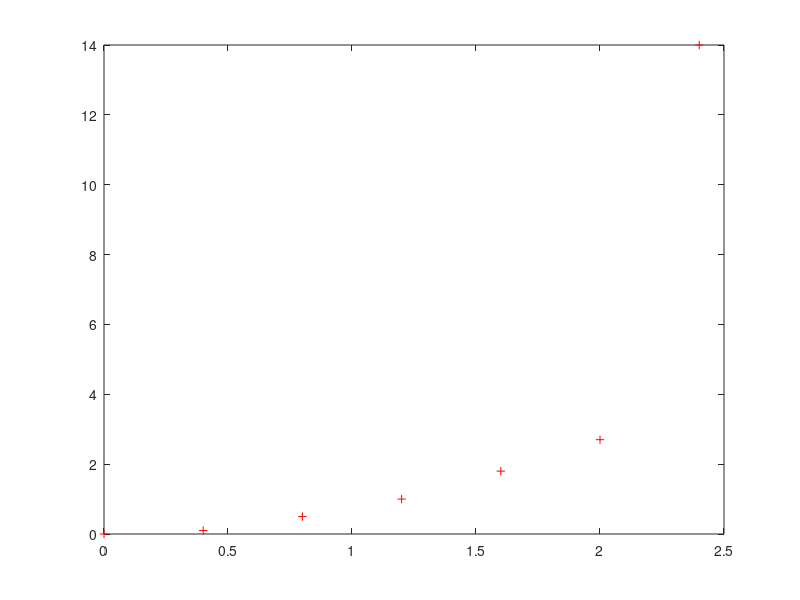
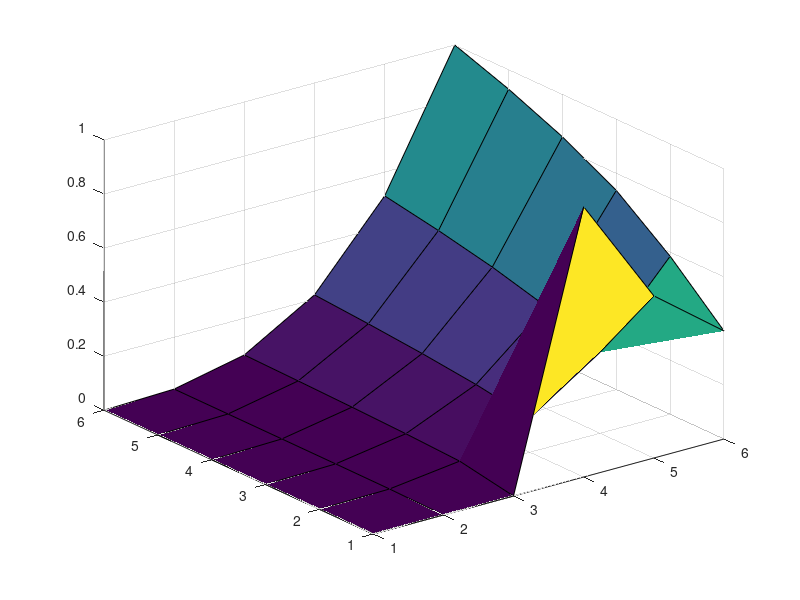
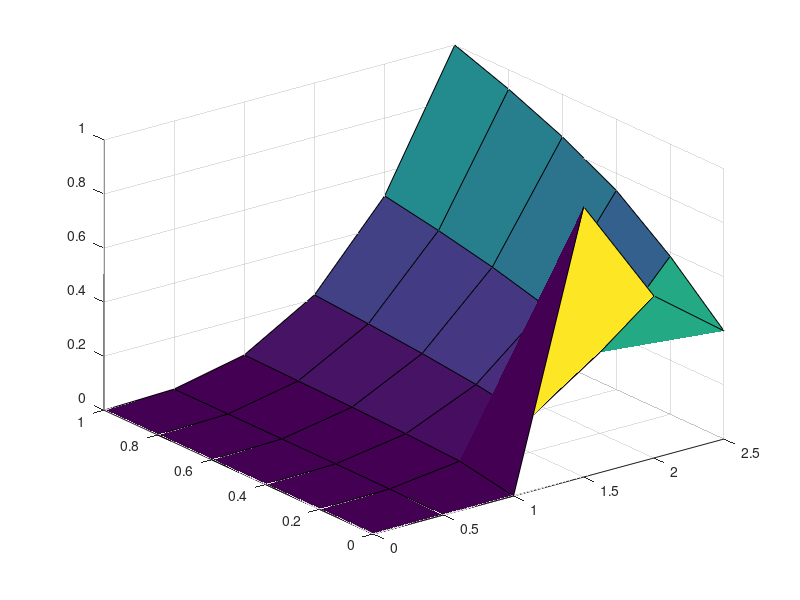
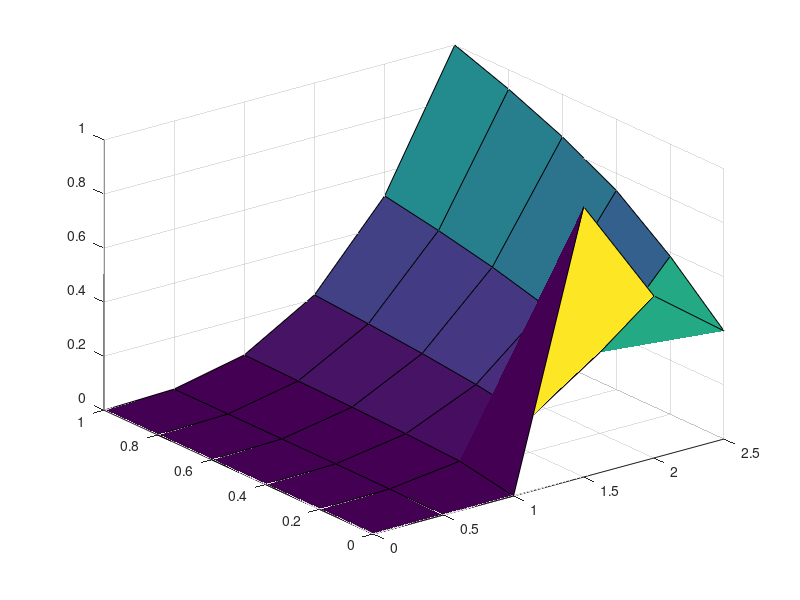

The MATLAB source for these figures, in order: (Note: this script raises an error after producing the figures.)
%% 1
x=[0 0.4 0.8 1.2 1.6 2.0 2.4]
y=[0 0.1 0.5 1.0 1.8 2.7 14.0]
plot(x,y,"r+")

%% 2
x= [0 0.5 1.0 1.5 2.0 2.5];
y= [0 0.2 0.4 0.6 0.8 1.0];
z= [0 0 0 1 0.6 0.4
 0 0.0047 0.0374 0.1263 0.2994 0.5848
 0 0.0059 0.0472 0.1592 0.3772 0.7368
 0 0.0067 0.0540 0.1822 0.4318 0.8434
 0 0.0074 0.0594 0.2005 0.4753 0.9283
 0 0.0080 0.0640 0.2160 0.5120 1.0000];

% a
f1=figure();
surf(z)
f2=figure();
surf(x,y,z)
% In surf(z), it takes the indices of z as x and y values of plot
% In surf(x,y,z), it takes the given x and y variables as  x and y values of plot


% b
[x1,y1] = meshgrid(0:0.25:2.5,0:0.1:1);
z1 = interp2(x,y,z,x1,y1);

% c
z2 = interp2(x,y,z,x1,y1,'spline');

% d
f3=figure();
surf(x,y,z)
f4=figure();
surf(x1,y1,z1)
f5=figure();
surf(x1,y1,z2)

% contour plots:
f6=figure();
surfc(x,y,z)
f7=figure();
surfc(x1,y1,z1)
f8=figure();
surfc(x1,y1,z2)

%% 3
x=[0 0.4 0.8 1.2 1.6 2.0 2.4];
y=[0 0. 0.0 1.0 1.8 2.7 2.7];

% a
x1=[0:0.2:2.4];

% b
y1=interp1(x,y,x1,'spline');

% c
y2=interp1(x,y,x1,'nearest');

% d
y3 =spline(x,y,x1);
% There is no observable difference in y1 and y3. 
% But while comparing y1==y3, the 6th term does not match. This may be due to minor differences
y1==y3

% e
P=polyfit(x,y,4)
y4=polyval(P,x1)

% f
f1=figure();
plot(x,y,'r+')
hold on
plot(x1,y1,'b-')
hold on
plot(x1,y2,'g-')
hold on
plot(x1,y3,'y-')
hold on
plot(x1,y4,'c-')
lgd = legend('original data','spline interpolation using interp1','nearest neighbor interpolation','spline interpolation using spline','4th degree polyfit');
lgd.Location='southeast' ;

% g
pp =spline(x,y);
coefs=pp.coefs
size(coefs)
% size of coefs is 6 by 4

%% 4
% a

x=[0:0.01:8];
y=2*sin(x)-(x.^2)/10;
plot(x,y)

fun=@(x)(-1)*(2*sin(x)-(x.^2)/10);
options=optimset("TolX",10.^(-2),"TolFun",10.^(-12),"MaxIter",20);
[xfinal1,ffinal1,flag1,output1]=fminbnd(fun,4,8,options);
iter1=output1.iterations;
ffinal1=-1*ffinal1;

% b 
options=optimset("TolX",10.^(-2),"TolFun",10.^(-12),"MaxIter",5);
[xfinal2,ffinal2,flag2,output2]=fminbnd(fun,4,8,options);
iter2=output2.iterations;
ffinal2=-1*ffinal2;
flag2
% exitflag is 0 in this case
% fminbnd is based on golden section search and parabolic interpolation

% c
% Maybe we could find the derivative of the function using suitable matlab
% command and then find root of the derivative using fzero (and later check
% if it is  max or min using sign of 2nd derivative at root)


%% 5
clear
fun=@(X,Y) (-8*X)+(X.^2)+(12*Y)+(4*Y.^2)-(2*X.*Y);

% a part1
[x1,y1]=meshgrid(-5:0.5:5);
z1=fun(x1,y1);
f1=figure;
surf(x1,y1,z1)
f2=figure;
contour(x1,y1,z1)

% From contour plot, minimum occurs at approximately x=3 and y=-1 and
% minimum is around -25 (on careful inspection)


% b 
options=optimset("TolX",10.^(-6),"TolFun",10.^(-6));
fun2=@(X) (-8*X(1))+(X(1).^2)+(12*X(2))+(4*X(2).^2)-(2*X(1).*X(2));
[pfinal2,ffinal2,flag2,output2] = fminsearch(fun2,[0,0],options)
iter2=output2.iterations;
xfinal2=pfinal2(1)
yfinal2=pfinal2(2)


% c
% fminsearch uses Nelder-Mead simplex algorithm
